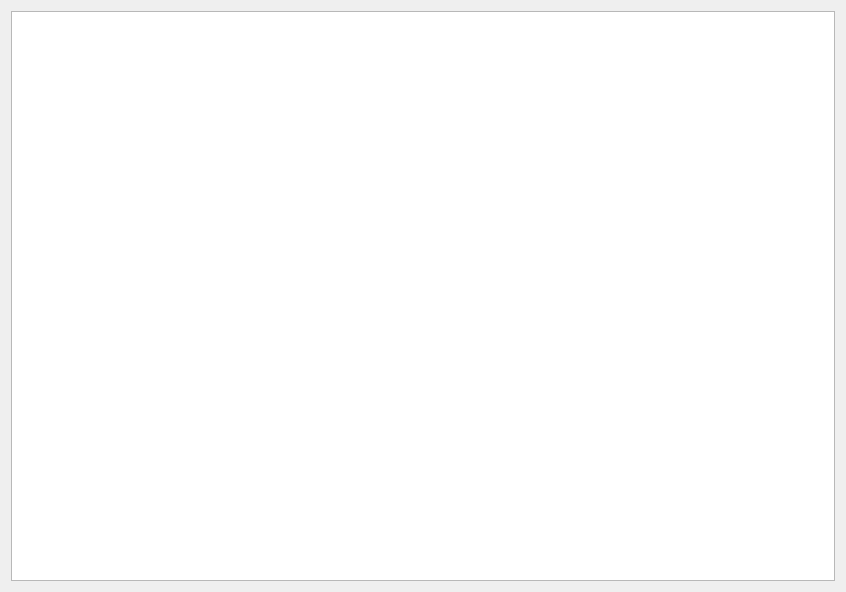
<?xml version="1.0" encoding="UTF-8"?>
<ui version="4.0">
 <class>MyTable</class>
 <widget class="QWidget" name="MyTable">
  <property name="geometry">
   <rect>
    <x>0</x>
    <y>0</y>
    <width>846</width>
    <height>592</height>
   </rect>
  </property>
  <property name="windowTitle">
   <string>Form</string>
  </property>
  <layout class="QVBoxLayout" name="verticalLayout">
   <item>
    <widget class="QTableView" name="tableView"/>
   </item>
  </layout>
 </widget>
 <resources/>
 <connections/>
</ui>
